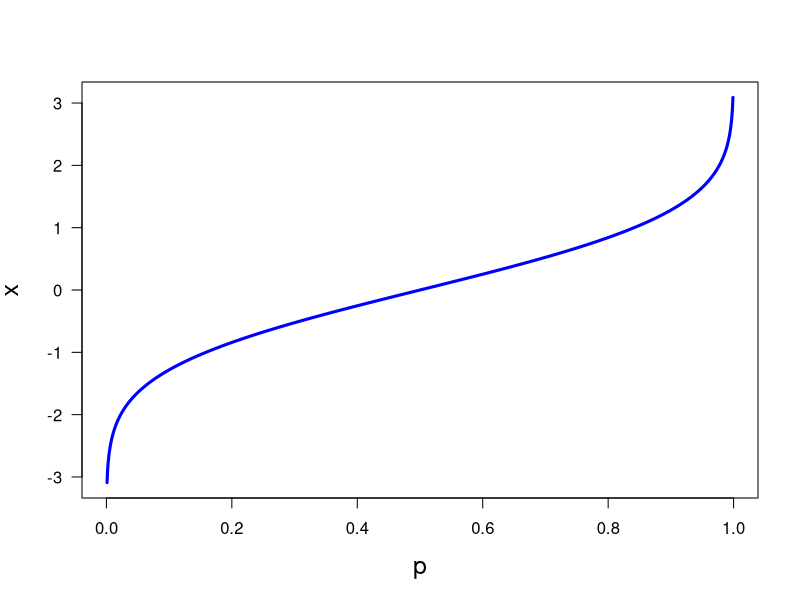

Write R code to recreate this figure.
print('file: PDsPDFsNormalQuantileFct.R')
# quantile function for standard normal PDF
p = seq(0.001,0.999,0.001)
x = qnorm(p)
# png('QuantileStdNormal190620.png',width=16,height=16,units='cm',res=300)
plot(p,x,type='l',lwd=3,col='blue',xlab='p',ylab='x',las=1,cex.lab=1.5)
# dev.off()
